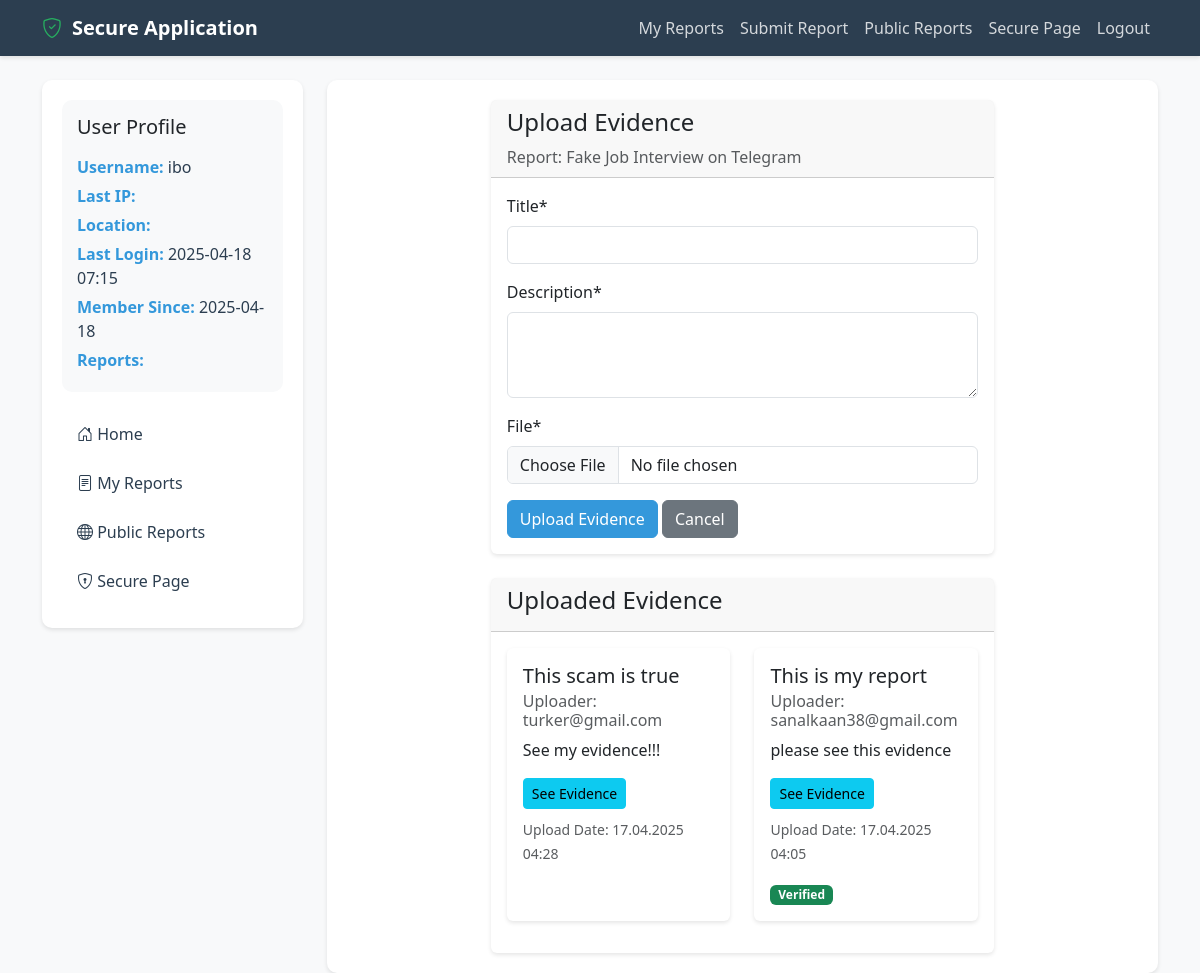
The page /upload-evidence/1/ (signed in) on the database its author committed.
### myapp/models.py (models this page shows, shortened)
class ScamReport(models.Model):
    REPORT_TYPES = [
        ('investment', 'Investment Scam'),
        ('shopping', 'Shopping Scam'),
        ('banking', 'Banking Scam'),
        ('social', 'Social Media Scam'),
        ('other', 'Other')
    ]
    STATUS_CHOICES = [
        ('pending', 'Pending'),
        ('verified', 'Verified'),
        ('rejected', 'Rejected')
    ]
    reporter = models.ForeignKey(
        User,
        on_delete=models.SET_NULL,
        null=True,
        related_name='submitted_reports',
        help_text='User who submitted this report'
    )
    report_type = models.CharField(max_length=20, choices=REPORT_TYPES)
    title = models.CharField(max_length=200)
    description = models.TextField()
    scam_url = models.URLField(blank=True, null=True)
    domain_age = models.CharField(max_length=100, blank=True, null=True)
    domain_registrar = models.CharField(max_length=200, blank=True, null=True)
    domain_country = models.CharField(max_length=100, blank=True, null=True)
    is_blacklisted = models.BooleanField(default=False)
    blacklist_details = models.TextField(blank=True, null=True)
    status = models.CharField(max_length=20, choices=STATUS_CHOICES, default='pending')
    is_public = models.BooleanField(default=True)
    submission_date = models.DateTimeField(auto_now_add=True)
    last_updated = models.DateTimeField(auto_now=True)
    view_count = models.IntegerField(default=0)
    is_flagged = models.BooleanField(default=False)
    flag_reason = models.TextField(blank=True, null=True)
    flagged_by = models.ForeignKey(User, on_delete=models.SET_NULL, null=True, blank=True, related_name='flagged_reports')
    verified_by = models.ForeignKey(User, on_delete=models.SET_NULL, null=True, blank=True, related_name='verified_reports')
    verification_date = models.DateTimeField(null=True, blank=True)
    views = models.IntegerField(default=0)
    class Meta:
        ordering = ['-submission_date']
        verbose_name = 'Scam Report'
        verbose_name_plural = 'Scam Reports'

class ReportEvidence(models.Model):
    report = models.ForeignKey(ScamReport, on_delete=models.CASCADE, related_name='evidence')
    user = models.ForeignKey(User, on_delete=models.CASCADE)
    title = models.CharField(max_length=200)
    description = models.TextField()
    file = models.FileField(upload_to='evidence/')
    uploaded_at = models.DateTimeField(auto_now_add=True)
    is_verified = models.BooleanField(default=False)
    verified_by = models.ForeignKey(
        User,
        on_delete=models.SET_NULL,
        null=True,
        blank=True,
        related_name='verified_evidence'
    )
    verification_date = models.DateTimeField(null=True, blank=True)
    class Meta:
        ordering = ['-uploaded_at']

### myapp/views.py (the view)
# urls.py: path('upload-evidence/<int:report_id>/', views.upload_evidence, name='upload_evidence'),
@login_required
def upload_evidence(request, report_id):
    report = get_object_or_404(ScamReport, id=report_id)
    if request.method == 'POST':
        form = EvidenceForm(request.POST, request.FILES)
        if form.is_valid():
            evidence = form.save(commit=False)
            evidence.report = report
            evidence.user = request.user
            evidence.save()
            messages.success(request, 'Your evidence added successfully.')
            return redirect('view_report', report_id=report.id)
    else:
        form = EvidenceForm()
    return render(request, 'upload_evidence.html', {
        'form': form,
        'report': report
    })

### myapp/forms.py
class EvidenceForm(forms.ModelForm):
    class Meta:
        model = ReportEvidence
        fields = ['title', 'description', 'file']
        labels = {
            'title': 'Title',
            'description': 'Description',
            'file': 'File'
        }
        widgets = {
            'title': forms.TextInput(attrs={'class': 'form-control'}),
            'description': forms.Textarea(attrs={'rows': 3, 'class': 'form-control'}),
            'file': forms.FileInput(attrs={'class': 'form-control'})
        }
    def __init__(self, *args, **kwargs):
        super().__init__(*args, **kwargs)
        self.helper = FormHelper()
        self.helper.layout = Layout(
            Fieldset(
                'Submit Evidence',
                'title',
                'description',
                'file',
            ),
            ButtonHolder(
                Submit('submit', 'Submit Evidence', css_class='btn-primary')
            )
        )

### myapp/templates/upload_evidence.html (shortened to what this page needs)
{% extends 'base.html' %}
{% load crispy_forms_tags %}
{% block content %}
<div class="container">
    <div class="row justify-content-center">
        <div class="col-md-8">
            <div class="card">
                <div class="card-header">
                    <h4>Upload Evidence</h4>
                    <p class="text-muted mb-0">Report: {{ report.title }}</p>
                </div>
                <div class="card-body">
                    <form method="post" enctype="multipart/form-data">
                        {{ form|crispy }}
                        <div class="mt-3">
                            <button type="submit" class="btn btn-primary">Upload Evidence</button>
                            <a href="{% url 'view_report' report.id %}" class="btn btn-secondary">Cancel</a>
                        </div>
                    </form>
                </div>
            </div>
            {% if report.evidence.all %}
                <div class="card mt-4">
                    <div class="card-header">
                        <h4>Uploaded Evidence</h4>
                    </div>
                    <div class="card-body">
                        <div class="row">
                            {% for evidence in report.evidence.all %}
                                <div class="col-md-6 mb-3">
                                    <div class="card h-100">
                                        <div class="card-body">
                                            <h5 class="card-title">{{ evidence.title }}</h5>
                                            <h6 class="card-subtitle mb-2 text-muted">Uploader: {{ evidence.user.email }}</h6>
                                            <p class="card-text">{{ evidence.description }}</p>
                                            {% if evidence.file %}
                                                <a href="{{ evidence.file.url }}" class="btn btn-sm btn-info" target="_blank">See Evidence</a>
                                            {% endif %}
                                            <p class="card-text mt-2">
                                                <small class="text-muted">Upload Date: {{ evidence.uploaded_at|date:"d.m.Y H:i" }}</small>
                                            </p>
                                            {% if evidence.is_verified %}
                                                <span class="badge bg-success">Verified</span>
                                            {% elif user.is_staff %}
                                                <a href="{% url 'verify_evidence' evidence.id %}" class="btn btn-sm btn-success">Verify</a>
                                            {% endif %}
                                        </div>
                                    </div>
                                </div>
                            {% endfor %}
                        </div>
                    </div>
                </div>
            {% else %}
                <div class="alert alert-info mt-4">
                    This report has no evidence yet.
                </div>
            {% endif %}
        </div>
    </div>
</div>
{% endblock %}

### myapp/templates/base.html (shortened to what this page needs)
{% load static %}
<!DOCTYPE html>
<html lang="en">
<head>
    <link href="https://cdn.jsdelivr.net/npm/bootstrap@5.3.0/dist/css/bootstrap.min.css" rel="stylesheet">
    <link rel="stylesheet" href="https://cdn.jsdelivr.net/npm/bootstrap-icons@1.11.0/font/bootstrap-icons.css">
</head>
<body>
    <nav class="navbar navbar-expand-lg navbar-dark">
        <div class="container">
            <a class="navbar-brand" href="{% url 'home' %}">
                <i class="bi bi-shield-check"></i>
                Secure Application
            </a>
            <div class="collapse navbar-collapse" id="navbarNav">
                <ul class="navbar-nav ms-auto">
                    {% if user.is_authenticated %}
                        <li class="nav-item">
                            <a class="nav-link" href="{% url 'my_reports' %}">My Reports</a>
                        </li>
                        <li class="nav-item">
                            <a class="nav-link" href="{% url 'submit_report' %}">Submit Report</a>
                        </li>
                        <li class="nav-item">
                            <a class="nav-link" href="{% url 'public_reports' %}">Public Reports</a>
                        </li>
                        <li class="nav-item">
                            <a class="nav-link" href="{% url 'secure_page' %}">Secure Page</a>
                        </li>
                        <li class="nav-item">
                            <a class="nav-link" href="{% url 'logout' %}">Logout</a>
                        </li>
                    {% endif %}
                </ul>
            </div>
        </div>
    </nav>
    <div class="container mt-4">
        <div class="row">
            {% if user.is_authenticated %}
            <div class="col-md-3">
                <div class="sidebar">
                    <div class="user-info">
                        <h5 class="mb-3">User Profile</h5>
                        <p><strong>Username:</strong> {{ user.username }}</p>
                        <p><strong>Last IP:</strong> {{ user.last_ip }}</p>
                        <p><strong>Location:</strong> {{ user.location }}</p>
                        <p><strong>Last Login:</strong> {{ user.last_login|date:"Y-m-d H:i" }}</p>
                        <p><strong>Member Since:</strong> {{ user.date_joined|date:"Y-m-d" }}</p>
                        <p><strong>Reports:</strong> {{ user.report_count }}</p>
                    </div>
                    <nav class="nav flex-column">
                        <a class="nav-link {% if request.resolver_match.url_name == 'home' %}active{% endif %}" href="{% url 'home' %}">
                            <i class="bi bi-house-door"></i> Home
                        </a>
                        <a class="nav-link {% if request.resolver_match.url_name == 'my_reports' %}active{% endif %}" href="{% url 'my_reports' %}">
                            <i class="bi bi-file-text"></i> My Reports
                        </a>
                        <a class="nav-link {% if request.resolver_match.url_name == 'public_reports' %}active{% endif %}" href="{% url 'public_reports' %}">
                            <i class="bi bi-globe"></i> Public Reports
                        </a>
                        <a class="nav-link {% if request.resolver_match.url_name == 'secure_page' %}active{% endif %}" href="{% url 'secure_page' %}">
                            <i class="bi bi-shield-lock"></i> Secure Page
                        </a>
                    </nav>
                </div>
            </div>
            {% endif %}
            <div class="{% if user.is_authenticated %}col-md-9{% else %}col-md-12{% endif %}">
                <div class="main-content">
                    {% block content %}
                    {% endblock %}
                </div>
            </div>
        </div>
    </div>
</body>
</html>

### myapp/templates/base.html (style rules this page uses)
:root { --primary-color: #2c3e50; --secondary-color: #3498db; --accent-color: #e74c3c; --success-color: #27ae60; --warning-color: #f39c12; --danger-color: #c0392b; --light-bg: #f8f9fa; --dark-bg: #2c3e50; }
body { background-color: var(--light-bg); font-family: 'Segoe UI', Tahoma, Geneva, Verdana, sans-serif; }
.navbar { background-color: var(--primary-color); box-shadow: 0 2px 4px rgba(0,0,0,0.1); }
.navbar-brand { color: white !important; font-weight: bold; display: flex; align-items: center; gap: 10px; }
.navbar-brand i { color: var(--success-color); }
.nav-link { color: rgba(255,255,255,0.8) !important; transition: color 0.3s ease; }
.btn-primary { background-color: var(--secondary-color); border-color: var(--secondary-color); }
.card { border: none; box-shadow: 0 2px 4px rgba(0,0,0,0.1); transition: transform 0.3s ease; }
.sidebar { background-color: white; border-radius: 10px; box-shadow: 0 2px 4px rgba(0,0,0,0.1); padding: 20px; }
.sidebar .nav-link { color: var(--primary-color) !important; padding: 10px 15px; border-radius: 5px; margin-bottom: 5px; transition: all 0.3s ease; }
.user-info { background-color: var(--light-bg); border-radius: 10px; padding: 15px; margin-bottom: 20px; }
.user-info p { margin-bottom: 5px; color: var(--primary-color); }
.user-info strong { color: var(--secondary-color); }
.main-content { background-color: white; border-radius: 10px; box-shadow: 0 2px 4px rgba(0,0,0,0.1); padding: 20px; }

### rows shown on the page
ScamReport: title "Fake Job Interview on Telegram"
ReportEvidence: title "This scam is true", user.email "turker@gmail.com", description "See my evidence!!!", uploaded_at "17.04.2025 04:28"
ReportEvidence: title "This is my report", user.email "sanalkaan38@gmail.com", description "please see this evidence", uploaded_at "17.04.2025 04:05", is_verified "Verified"

### other values the page prints
{{ user.username }} "ibo"
{{ user.last_login|date:"Y-m-d H:i" }} "2025-04-18 07:15"
{{ user.date_joined|date:"Y-m-d" }} "2025-04-18"
